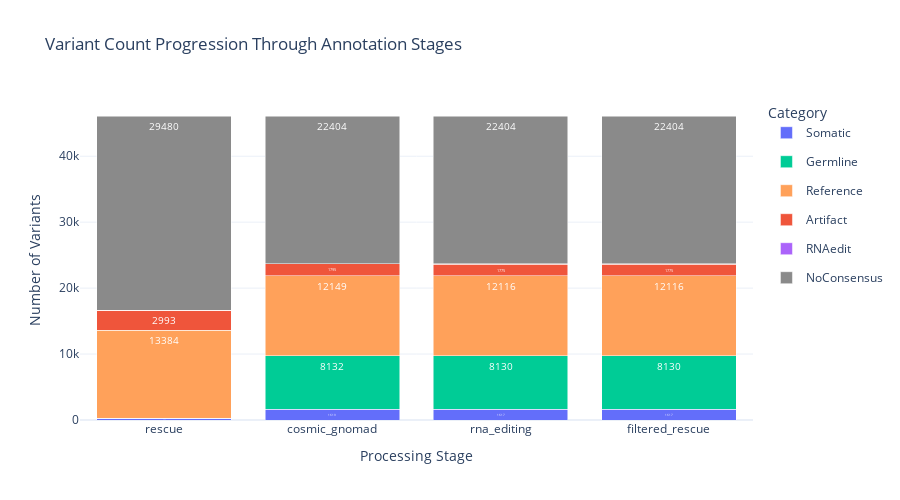
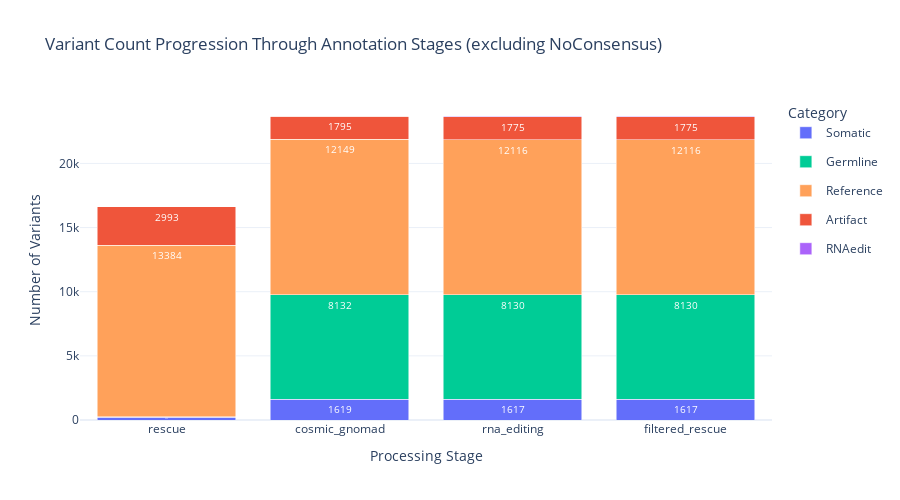

Notebook code cell kept with these figures, in order:
### Code cell
# Plot 5: Annotation Progression
print("Annotation Progression:")
try:
    figs = standard_visualizer.plot_annotation_progression()
    if figs:
        for fig in figs:
            if fig:
                fig.show()
except Exception as e:
    print(f"Note: Annotation progression plot not available: {e}")

### Figure 1 — Plotly figure (JSON) as saved in the notebook; plotly's stock layout.template omitted (floating-point values rounded to 4 significant figures)
{"data": [{"hovertemplate": "<b>%{x}</b><br>Somatic: %{y}<extra></extra>", "legendgroup": "Somatic", "marker": {"color": "#636EFA"}, "name": "Somatic", "showlegend": true, "text": ["232", "1619", "1617", "1617"], "textfont": {"color": "white", "size": 10}, "textposition": "inside", "type": "bar", "x": ["rescue", "cosmic_gnomad", "rna_editing", "filtered_rescue"], "y": [232, 1619, 1617, 1617]}, {"hovertemplate": "<b>%{x}</b><br>Germline: %{y}<extra></extra>", "legendgroup": "Germline", "marker": {"color": "#00CC96"}, "name": "Germline", "showlegend": true, "text": ["10", "8132", "8130", "8130"], "textfont": {"color": "white", "size": 10}, "textposition": "inside", "type": "bar", "x": ["rescue", "cosmic_gnomad", "rna_editing", "filtered_rescue"], "y": [10, 8132, 8130, 8130]}, {"hovertemplate": "<b>%{x}</b><br>Reference: %{y}<extra></extra>", "legendgroup": "Reference", "marker": {"color": "#FFA15A"}, "name": "Reference", "showlegend": true, "text": ["13384", "12149", "12116", "12116"], "textfont": {"color": "white", "size": 10}, "textposition": "inside", "type": "bar", "x": ["rescue", "cosmic_gnomad", "rna_editing", "filtered_rescue"], "y": [13384, 12149, 12116, 12116]}, {"hovertemplate": "<b>%{x}</b><br>Artifact: %{y}<extra></extra>", "legendgroup": "Artifact", "marker": {"color": "#EF553B"}, "name": "Artifact", "showlegend": true, "text": ["2993", "1795", "1775", "1775"], "textfont": {"color": "white", "size": 10}, "textposition": "inside", "type": "bar", "x": ["rescue", "cosmic_gnomad", "rna_editing", "filtered_rescue"], "y": [2993, 1795, 1775, 1775]}, {"hovertemplate": "<b>%{x}</b><br>RNAedit: %{y}<extra></extra>", "legendgroup": "RNAedit", "marker": {"color": "#AB63FA"}, "name": "RNAedit", "showlegend": true, "text": ["0", "0", "57", "57"], "textfont": {"color": "white", "size": 10}, "textposition": "inside", "type": "bar", "x": ["rescue", "cosmic_gnomad", "rna_editing", "filtered_rescue"], "y": [0, 0, 57, 57]}, {"hovertemplate": "<b>%{x}</b><br>NoConsensus: %{y}<extra></extra>", "legendgroup": "NoConsensus", "marker": {"color": "#8A8A8A"}, "name": "NoConsensus", "showlegend": true, "text": ["29480", "22404", "22404", "22404"], "textfont": {"color": "white", "size": 10}, "textposition": "inside", "type": "bar", "x": ["rescue", "cosmic_gnomad", "rna_editing", "filtered_rescue"], "y": [29480, 22404, 22404, 22404]}], "layout": {"barmode": "stack", "height": 500, "legend": {"orientation": "v", "title": {"text": "Category"}, "x": 1.02, "xanchor": "left", "y": 1, "yanchor": "top"}, "showlegend": true, "title": {"text": "Variant Count Progression Through Annotation Stages"}, "xaxis": {"title": {"text": "Processing Stage"}}, "yaxis": {"title": {"text": "Number of Variants"}}}}

### Figure 2 — Plotly figure (JSON) as saved in the notebook; plotly's stock layout.template omitted (floating-point values rounded to 4 significant figures)
{"data": [{"hovertemplate": "<b>%{x}</b><br>Somatic: %{y}<extra></extra>", "legendgroup": "Somatic", "marker": {"color": "#636EFA"}, "name": "Somatic", "showlegend": true, "text": ["232", "1619", "1617", "1617"], "textfont": {"color": "white", "size": 10}, "textposition": "inside", "type": "bar", "x": ["rescue", "cosmic_gnomad", "rna_editing", "filtered_rescue"], "y": [232, 1619, 1617, 1617]}, {"hovertemplate": "<b>%{x}</b><br>Germline: %{y}<extra></extra>", "legendgroup": "Germline", "marker": {"color": "#00CC96"}, "name": "Germline", "showlegend": true, "text": ["10", "8132", "8130", "8130"], "textfont": {"color": "white", "size": 10}, "textposition": "inside", "type": "bar", "x": ["rescue", "cosmic_gnomad", "rna_editing", "filtered_rescue"], "y": [10, 8132, 8130, 8130]}, {"hovertemplate": "<b>%{x}</b><br>Reference: %{y}<extra></extra>", "legendgroup": "Reference", "marker": {"color": "#FFA15A"}, "name": "Reference", "showlegend": true, "text": ["13384", "12149", "12116", "12116"], "textfont": {"color": "white", "size": 10}, "textposition": "inside", "type": "bar", "x": ["rescue", "cosmic_gnomad", "rna_editing", "filtered_rescue"], "y": [13384, 12149, 12116, 12116]}, {"hovertemplate": "<b>%{x}</b><br>Artifact: %{y}<extra></extra>", "legendgroup": "Artifact", "marker": {"color": "#EF553B"}, "name": "Artifact", "showlegend": true, "text": ["2993", "1795", "1775", "1775"], "textfont": {"color": "white", "size": 10}, "textposition": "inside", "type": "bar", "x": ["rescue", "cosmic_gnomad", "rna_editing", "filtered_rescue"], "y": [2993, 1795, 1775, 1775]}, {"hovertemplate": "<b>%{x}</b><br>RNAedit: %{y}<extra></extra>", "legendgroup": "RNAedit", "marker": {"color": "#AB63FA"}, "name": "RNAedit", "showlegend": true, "text": ["0", "0", "57", "57"], "textfont": {"color": "white", "size": 10}, "textposition": "inside", "type": "bar", "x": ["rescue", "cosmic_gnomad", "rna_editing", "filtered_rescue"], "y": [0, 0, 57, 57]}], "layout": {"barmode": "stack", "height": 500, "legend": {"orientation": "v", "title": {"text": "Category"}, "x": 1.02, "xanchor": "left", "y": 1, "yanchor": "top"}, "showlegend": true, "title": {"text": "Variant Count Progression Through Annotation Stages (excluding NoConsensus)"}, "xaxis": {"title": {"text": "Processing Stage"}}, "yaxis": {"title": {"text": "Number of Variants"}}}}
